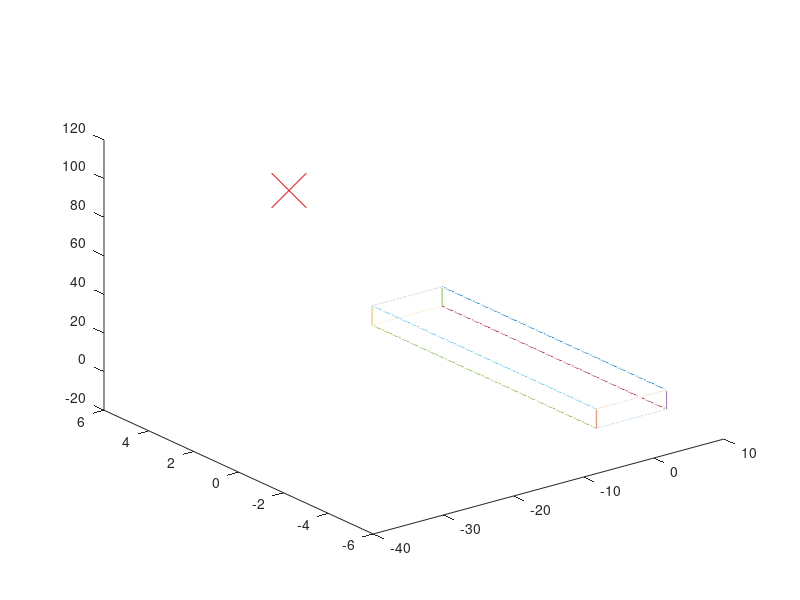

This chart was generated by the following MATLAB code:
%% %%%%%%%%%%%%%%%%%%%%%%%%%%%%%%%%%%%%%%%%%%%%%%%%%%%%%%%%%%%%%%%%%%%%%%%%
clear variables; close all; clc
% Stress Matrix (MPa)
%%%%%%%%%%%%%%%%%%%%%%%%%%%%%%%%%%%%%%%%%%%%%%%%%%%%%%%%%%%%%%%%%%%%%%%%%%%
SYield = input('Enter Yield Stress of Material in MPa: \n');

Sxx = 100; Sxy = 50; Sxz = 0; 
Syy = -14; Syz = 0;
Szz = 0;
MStress = [Sxx Sxy Sxz; Sxy Syy Syz; Sxz Syz Szz];

SPrinYo = eigs(MStress); SPrin = sort(SPrinYo);
%%%%%%%%%%%%%%%%%%%%%%%%%%%%%%%%%%%%%%%%%%%%%%%%%%%%%%%%%%%%%%%%%%%%%%%%%%%
% Maximum Principle Stress BRITTLE MATERIALS
%%%%%%%%%%%%%%%%%%%%%%%%%%%%%%%%%%%%%%%%%%%%%%%%%%%%%%%%%%%%%%%%%%%%%%%%%%%
SMax = max(abs(SPrin));

if SMax < SYield
    fprintf('Maximum Principle Stress Okay \n')
    FofS = SYield/SMax;
    fprintf('Factor of Safety: %9.8f \n', FofS)
else
    fprintf('Maximum Principle Stress Exceeds Yield Stress \n')
end

%%%%%%%%%%%%%%%%%%%%%%%%%%%%%%%%%%%%%%%%%%%%%%%%%%%%%%%%%%%%%%%%%%%%%%%%%%%
% Maximum Principle Strain BRITTLE MATERIALS
%%%%%%%%%%%%%%%%%%%%%%%%%%%%%%%%%%%%%%%%%%%%%%%%%%%%%%%%%%%%%%%%%%%%%%%%%%%
E = input('Enter Elastic Modulus in Units Consistent with Yield Stress \n');
nu = input('Enter Poisson''s Ratio \n');

Eps = 1/E*(SPrin(3) - nu*SPrin(2) - nu*SPrin(1)); % Strain

% Yield strain of the material
EpsY = SYield/E;

if abs(Eps) < EpsY
    fprintf('Maximum Principle Strain Okay \n')
    FofSEps = EpsY/abs(Eps);
    fprintf('Factor of Safety: %9.8f \n', FofSEps)
else
    fprintf('Maximum Principle Strain Exceeds Yield Strain \n')
end

%%%%%%%%%%%%%%%%%%%%%%%%%%%%%%%%%%%%%%%%%%%%%%%%%%%%%%%%%%%%%%%%%%%%%%%%%%%
% Plot yield surface
%%%%%%%%%%%%%%%%%%%%%%%%%%%%%%%%%%%%%%%%%%%%%%%%%%%%%%%%%%%%%%%%%%%%%%%%%%%
enYa = 250;

StressX = linspace(-SYield, SYield, enYa); 
StressY = linspace(-SYield, SYield, enYa); 
StressZ = linspace(-SYield, SYield, enYa); 

OneFish = zeros(1, enYa);
ShiftX1 = zeros(1, enYa) - SYield; ShiftX2 = zeros(1, enYa) + SYield;
ShiftX3 = ShiftX1; ShiftX4 = ShiftX2;

plot3(StressX, ShiftX1, ShiftX1); hold on
plot3(StressX, ShiftX1, ShiftX2);
plot3(StressX, ShiftX2, ShiftX1);
plot3(StressX, ShiftX2, ShiftX2);

plot3(ShiftX1, StressY, ShiftX1);
plot3(ShiftX1, StressY, ShiftX2);
plot3(ShiftX2, StressY, ShiftX1);
plot3(ShiftX2, StressY, ShiftX2);

plot3(ShiftX1, ShiftX1, StressZ);
plot3(ShiftX1, ShiftX2, StressZ);
plot3(ShiftX2, ShiftX1, StressZ);
plot3(ShiftX2, ShiftX2, StressZ); 

if abs(Eps) < EpsY
    plot3(SPrin(1), SPrin(2), SPrin(3), 'g.', 'MarkerSize', 25);
else
    plot3(SPrin(1), SPrin(2), SPrin(3), 'rx', 'MarkerSize', 25);
end

hold off

%% %%%%%%%%%%%%%%%%%%%%%%%%%%%%%%%%%%%%%%%%%%%%%%%%%%%%%%%%%%%%%%%%%%%%%%%%
% Strain Energy Density
%%%%%%%%%%%%%%%%%%%%%%%%%%%%%%%%%%%%%%%%%%%%%%%%%%%%%%%%%%%%%%%%%%%%%%%%%%%

Uo = 1/(2*E)*(SPrin(3)^2 + SPrin(2)^2 + SPrin(1)^2 -2*nu*...
    (SPrin(3)*SPrin(2) + SPrin(3)*SPrin(1) + SPrin(1)*SPrin(2)));

Uyield = SYield^2/(2*E);

if Uo < Uyield
    fprintf('Strain Energy Density Okay \n')
    FofSEnergy = Uyield/Uo;
    fprintf('Factor of Safety: %9.8f \n', FofSEnergy)
else
    fprintf('Maximum Energy Density Exceeds Yield Energy \n')
end

%% %%%%%%%%%%%%%%%%%%%%%%%%%%%%%%%%%%%%%%%%%%%%%%%%%%%%%%%%%%%%%%%%%%%%%%%%
% Maximum shear stress
%%%%%%%%%%%%%%%%%%%%%%%%%%%%%%%%%%%%%%%%%%%%%%%%%%%%%%%%%%%%%%%%%%%%%%%%%%%

ShearMax = (SPrin(3) - SPrin(1))/2;
ShearYield = SYield/2;

if ShearMax < ShearYield
    fprintf('Shear Stress Okay \n')
    FofSShear = ShearYield/ShearMax;
    fprintf('Factor of Safety: %9.8f \n', FofSShear)
else
    fprintf('Material fails maximum shear criterion \n')
end

%% %%%%%%%%%%%%%%%%%%%%%%%%%%%%%%%%%%%%%%%%%%%%%%%%%%%%%%%%%%%%%%%%%%%%%%%%
% Distortional Energy Density: Von Mises Criterion
%%%%%%%%%%%%%%%%%%%%%%%%%%%%%%%%%%%%%%%%%%%%%%%%%%%%%%%%%%%%%%%%%%%%%%%%%%%
G = E/(2 + 2*nu);

Uod = ((SPrin(3) - SPrin(2))^2 + (SPrin(1) - SPrin(2))^2 + ...
    (SPrin(3) - SPrin(1))^2)/(12*G);

UoY = SYield^2/(6*G);

if Uod < UoY
    fprintf('Von Mises Okay \n')
    FofSVM = UoY/Uod;
    fprintf('Factor of Safety: %9.8f \n', FofSVM)
else
    fprintf('Material fails Von Mises criterion \n')
end

%% %%%%%%%%%%%%%%%%%%%%%%%%%%%%%%%%%%%%%%%%%%%%%%%%%%%%%%%%%%%%%%%%%%%%%%%%
% Deviatoric Stress
%%%%%%%%%%%%%%%%%%%%%%%%%%%%%%%%%%%%%%%%%%%%%%%%%%%%%%%%%%%%%%%%%%%%%%%%%%%

SDev1 = SPrin(1) - mean(SPrin); SDev2 = SPrin(2) - mean(SPrin);
SDev3 = SPrin(3) - mean(SPrin);

SDev = sqrt(SDev1^2 + SDev2^2 + SDev3^2);

%% %%%%%%%%%%%%%%%%%%%%%%%%%%%%%%%%%%%%%%%%%%%%%%%%%%%%%%%%%%%%%%%%%%%%%%%%
% Brittle Fracture
%%%%%%%%%%%%%%%%%%%%%%%%%%%%%%%%%%%%%%%%%%%%%%%%%%%%%%%%%%%%%%%%%%%%%%%%%%%
fprintf('Is there concern with Brittle Fracture \n')
BritFrac = input('Yes: Enter 1 \nNo: Enter 2 \n');

if BritFrac == 1
%%%%%%%%%%%%%%%%%%%%%%%%%%%%%%%%%%%%%%%%%%%%%%%%%%%%%%%%%%%%%%%%%%%%%%%%%%%    
%     Sxx = 100; Sxy = 50; Sxz = 0;
%     Syy = -14; Syz = 0;
%     Szz = 0;
%     MStress = [Sxx Sxy Sxz; Sxy Syy Syz; Sxz Syz Szz];
% 
%     SPrinYo = eigs(MStress); SPrin = sort(SPrinYo);
%%%%%%%%%%%%%%%%%%%%%%%%%%%%%%%%%%%%%%%%%%%%%%%%%%%%%%%%%%%%%%%%%%%%%%%%%%%

    fprintf('What do you seek, Barbarian? \n')
    Seeking = input('KIc: 1 \nCritical Stress: 2 \nCrack Length: 3 \n');
    if Seeking == 1
        
        % Determine K one C value
        Beta = input('Enter shape factor from a table: \n');
        StressCrit = max([SPrin(1) SPrin(2) SPrin(3)]);
        a = input('Enter crack size in meters: \n');
        
        KIc = Beta*StressCrit*sqrt(pi*a);
        
        fprintf('Fracture Toughness: %5.2f: Check Units\n', KIc)
    elseif Seeking == 2
        % Determine critical stress based on a flaw size
        Beta = input('Enter shape factor from a table: \n');
        a = input('Enter crack size in meters: \n');
        KIc = input('Enter expected critical KIc value from a reference \n');
        
        StressCrit = KIc/(Beta*sqrt(pi*a));
        
        fprintf('Critical Stress: %5.2f: Check Units\n', StressCrit)
    elseif Seeking == 3
        % Determine critical crack length
        KIc = input('Enter expected critical KIc value from a reference \n');
        Beta = input('Enter shape factor from a table: \n');
        StressCrit = max([SPrin(1) SPrin(2) SPrin(3)]);
        
        a = (KIc/(Beta*StressCrit*sqrt(pi)))^2;
        
        fprintf('Critical Crack Length: %5.2f: Check Units\n', a)
    end
end

%% %%%%%%%%%%%%%%%%%%%%%%%%%%%%%%%%%%%%%%%%%%%%%%%%%%%%%%%%%%%%%%%%%%%%%%%%
% Fatigue Calculations
%%%%%%%%%%%%%%%%%%%%%%%%%%%%%%%%%%%%%%%%%%%%%%%%%%%%%%%%%%%%%%%%%%%%%%%%%%%






















